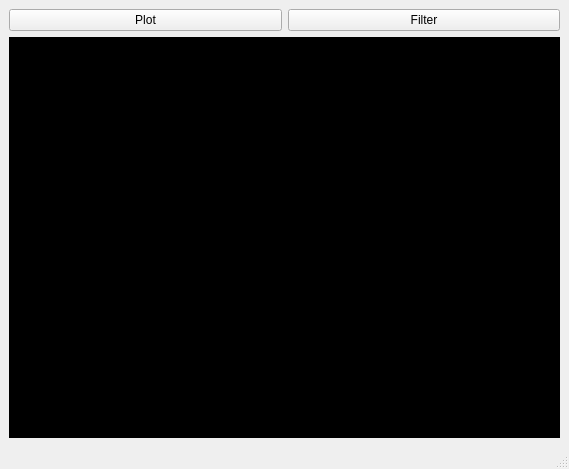
<?xml version="1.0" encoding="UTF-8"?>
<ui version="4.0">
 <class>MainWindow</class>
 <widget class="QMainWindow" name="MainWindow">
  <property name="geometry">
   <rect>
    <x>0</x>
    <y>0</y>
    <width>569</width>
    <height>469</height>
   </rect>
  </property>
  <property name="windowTitle">
   <string>MainWindow</string>
  </property>
  <widget class="QWidget" name="centralwidget">
   <layout class="QVBoxLayout" name="verticalLayout" stretch="1,3">
    <item>
     <layout class="QHBoxLayout" name="horizontalLayout">
      <item>
       <widget class="QPushButton" name="pushButton_plot">
        <property name="text">
         <string>Plot</string>
        </property>
       </widget>
      </item>
      <item>
       <widget class="QPushButton" name="pushButton_filter">
        <property name="text">
         <string>Filter</string>
        </property>
       </widget>
      </item>
     </layout>
    </item>
    <item>
     <widget class="ImageView" name="widget" native="true">
      <property name="styleSheet">
       <string notr="true">background-color: rgb(0, 0, 0);</string>
      </property>
     </widget>
    </item>
   </layout>
  </widget>
  <widget class="QMenuBar" name="menubar">
   <property name="geometry">
    <rect>
     <x>0</x>
     <y>0</y>
     <width>569</width>
     <height>21</height>
    </rect>
   </property>
  </widget>
  <widget class="QStatusBar" name="statusbar"/>
 </widget>
 <customwidgets>
  <customwidget>
   <class>ImageView</class>
   <extends>QWidget</extends>
   <header>pyqtgraph</header>
   <container>1</container>
  </customwidget>
 </customwidgets>
 <resources/>
 <connections/>
</ui>
